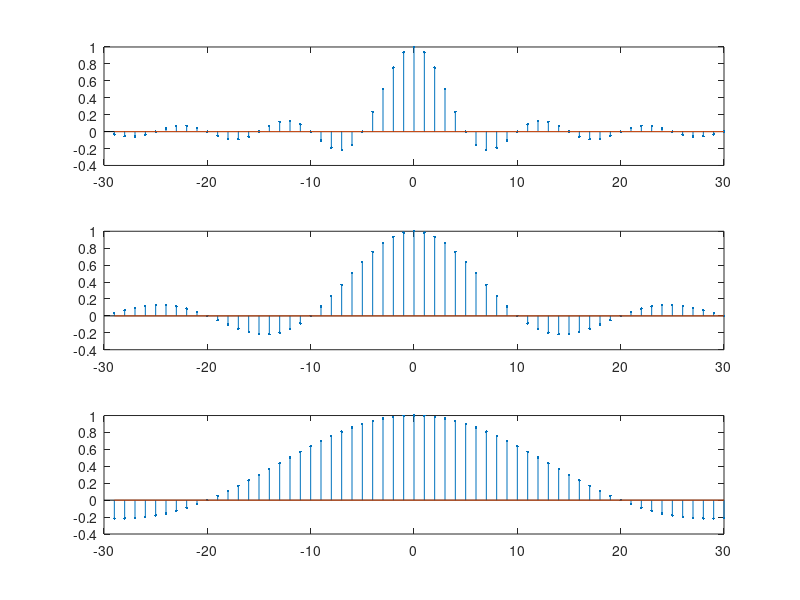

The MATLAB source for this figure:
clear;

T=1;tao1=0.2*T;A=5;
s=pi*tao1/T;
A1=A*tao1/T;
for k=1:60
   k1=k-30;
   sk1=s*k1;
   if sk1==0
      x(k)=1;
   else
      x(k)=sin(sk1)/sk1;
      end 
end
k=-29:30;   
subplot(311)
stem(k,x,'.');
hold
plot(k,zeros(size(x)));

T=1;tao2=0.1*T;A=5;
s=pi*tao2/T;
A1=A*tao2/T;
for k=1:60
   k1=k-30;
   sk1=s*k1;
   if sk1==0
      x(k)=1;
   else
      x(k)=sin(sk1)/sk1;
      end 
end
k=-29:30; 
subplot(312)
stem(k,x,'.')
hold
plot(k,zeros(size(x)))

T=1;tao3=0.05*T;A=5;
s=pi*tao3/T;
A1=A*tao3/T;
for k=1:60
   k1=k-30;
   sk1=s*k1;
   if sk1==0
      x(k)=1;
   else
      x(k)=sin(sk1)/sk1;
      end 
end
k=-29:30; 
subplot(313)
stem(k,x,'.')
hold
plot(k,zeros(size(x)))